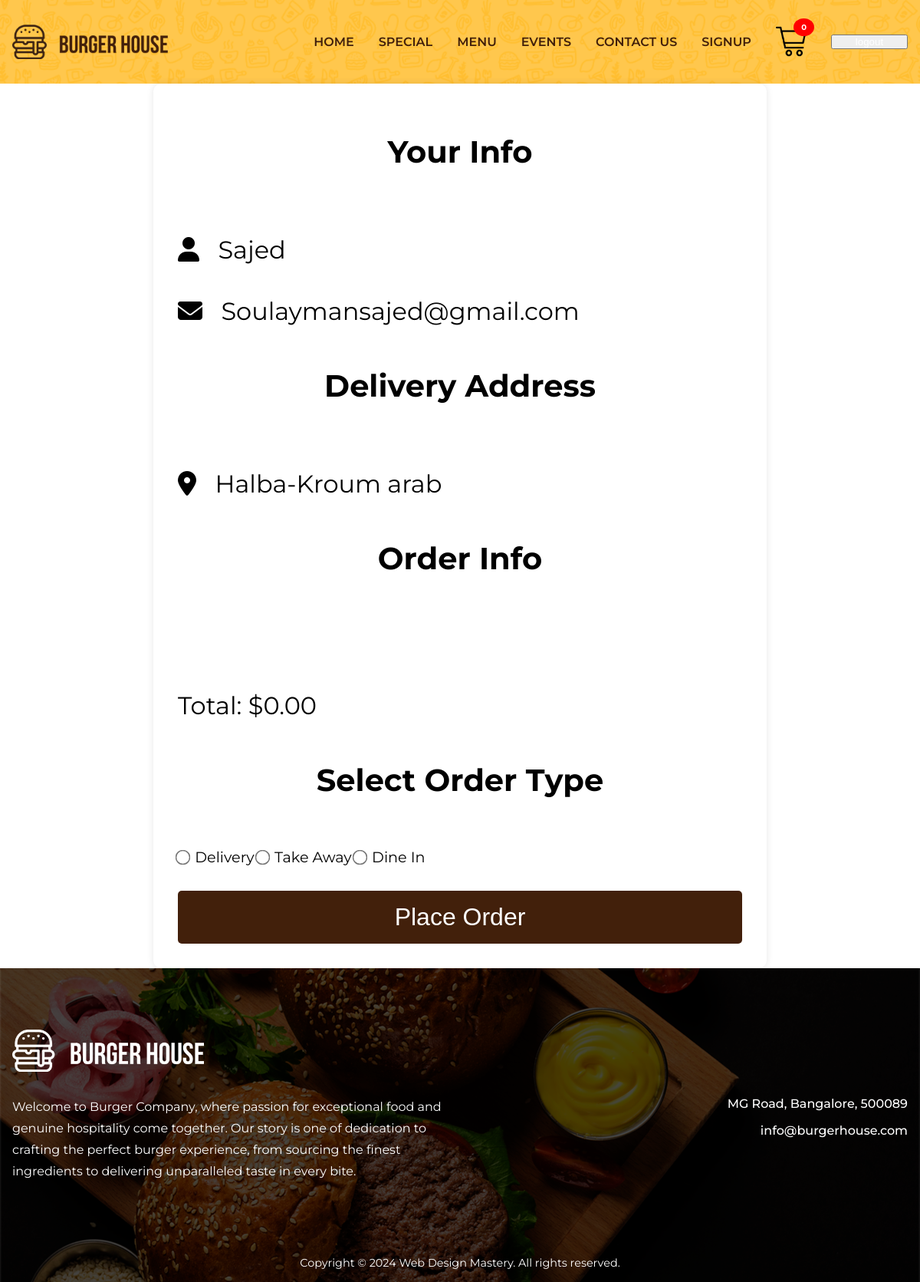
The app's page /checkout.php (signed in) with its own data.
### tables this page shows
CREATE TABLE `user` (
  `ID` int(20) NOT NULL,
  `Name` varchar(50) NOT NULL,
  `Email` varchar(50) NOT NULL,
  `Password` varchar(50) NOT NULL,
  `Address` varchar(200) NOT NULL
);

### checkout.php (the view, shortened to what this page needs)
<?php
include 'components/connection.php';
$user_id = $_SESSION['ID'];
$sql = "SELECT Name, Email, Address FROM user WHERE ID = '$user_id'";
$result = mysqli_query($con, $sql);
$user = mysqli_fetch_assoc($result);
$userName = mysqli_real_escape_string($con, $user['Name']);
$userEmail = mysqli_real_escape_string($con, $user['Email']);
$userAddress = mysqli_real_escape_string($con, $user['Address']);
$total_price = isset($_POST['total_price']) ? $_POST['total_price'] : 0;
?>
<!DOCTYPE html>
<html lang="en">
<head>
   <link rel="stylesheet" href="https://cdnjs.cloudflare.com/ajax/libs/font-awesome/6.1.1/css/all.min.css">
   <link rel="stylesheet" href="styles.css">
</head>
<body>
<header class="header">
    <nav>
        <div class="nav__header">
            <div class="nav__logo">
                <a href="#">
                    <img src="../assets/logo-dark.png" alt="logo" class="nav__logo-dark"/>
                </a>
            </div>
        </div>
        <ul class="nav__links" id="nav-links">
            <li><a href="../index..php">HOME</a></li>
            <li><a href="#special">SPECIAL</a></li>
            <li><a href="menu.php">MENU</a></li>
            <li><a href="#event">EVENTS</a></li>
            <li><a href="#contact">CONTACT US</a></li>
            <li><a href="signup.php">SIGNUP</a></li>
            <li class="cart-header">
                <a href="cart.php"><img src="../assets/cart.png" alt="Cart"/></a>
                <div class="cart-counter" id="cart-counter">0</div>
            </li>
            <li class="logout"><form action="logout.php" method post>
                <input type="submit" id="logout" value="logout">
            </form></li>
        </ul>
    </nav>
</header>
<section class="checkout">
    <form action="checkout.php" method="post">
        <div class="user-info">
            <h3>Your Info</h3>
            <p><i class="fas fa-user"></i> <span><?php echo htmlspecialchars($userName); ?></span></p>
            <p><i class="fas fa-envelope"></i> <span><?php echo htmlspecialchars($userEmail); ?></span></p>
            <h3>Delivery Address</h3>
            <p><i class="fas fa-map-marker-alt"></i> <span><?php echo htmlspecialchars($userAddress); ?></span></p>
            <h3>Order Info</h3>
            <div class="cart-items">
            </div>
            <div class="grand-total">
                <p>Total: $<span class="price"><?php echo number_format($total_price, 2); ?></span></p>
            </div>
            <h3>Select Order Type</h3>
            <input type="radio" id="delivery" name="method" value="delivery" required>
            <label for="delivery">Delivery</label>
            <input type="radio" id="take_away" name="method" value="take_away" required>
            <label for="take_away">Take Away</label>
            <input type="radio" id="dine_in" name="method" value="dine_in" required>
            <label for="dine_in">Dine In</label>
            <input type="submit" value="Place Order" class="submit-btn" name="submit">
        </div>
    </form>
</section>
<?php include'components/footer.php'; ?>
</body>
</html>

### styles.css (style rules this page uses)
:root { --primary-color: #42200b; --secondary-color: #ffc135; --tertiary-color: #df1c1c; --text-dark: #212529; --white: #ffffff; --max-width: 1200px; --header-font-1: "Alfa Slab One", serif; --header-font-2: "Bebas Neue", sans-serif; --border:.2rem solid var(--black); }
* { padding: 0; margin: 0; box-sizing: border-box; }
html, body { height: 100%; margin: 0; scroll-behavior: smooth; font-family: "Montserrat", sans-serif; }
.cart-header { position: relative; display: inline-block; width: 40px; height: 40px; }
#logout { color: white; background-color: var(--); transition: 0.3s; cursor: pointer; width: 100px; }
.cart-counter { position: absolute; top: -10px; right: -10px; background-color: red; color: white; border-radius: 50%; padding: 5px 10px; font-size: 10px; font-weight: bold; }
img { display: flex; width: 100%; }
a { text-decoration: none; transition: 0.3s; }
html, body { scroll-behavior: smooth; }
body { font-family: "Montserrat", sans-serif; }
.header { background-image: url("assets/header-bg.png"); background-position: center center; background-size: cover; background-repeat: no-repeat; }
nav { position: fixed; width: 100%; max-width: var(--max-width); margin-inline: auto; z-index: 9; }
.nav__header { padding: 1rem; display: flex; align-items: center; justify-content: space-between; background-color: var(--primary-color); }
.nav__logo img { max-width: 150px; }
.nav__logo-dark { display: none; }
.nav__links { position: absolute; top: 60px; left: 0; width: 100%; padding: 2rem; list-style: none; display: flex; align-items: center; justify-content: center; flex-direction: column; gap: 2rem; background-color: var(--primary-color); transition: 0.5s; z-index: -1; transform: translateY(-100%); }
.nav__links a { font-weight: 600; white-space: nowrap; color: var(--white); transition: 0.3s; }
@media (width > 768px) { nav { position: static; padding: 2rem 1rem; display: flex; align-items: center; justify-content: space-between; gap: 1rem; } }
@media (width > 768px) { .nav__header { padding: 0; background-color: transparent; } }
@media (width > 768px) { .nav__logo img { max-width: 250px; } }
@media (width > 768px) { .nav__logo-dark { display: flex; } }
@media (width > 768px) { .nav__links { position: static; padding: 0; flex-direction: row; justify-content: flex-end; background-color: transparent; transform: none; z-index: 1; } }
@media (width > 768px) { .nav__links a { color: var(--primary-color); } }
html, body { height: 100%; margin: 0; }

### checkout.php (style rules this page uses)
:root { --primary-color: #42200b; --secondary-color: #ffc135; --tertiary-color: #df1c1c; --text-dark: #212529; --white: #ffffff; --max-width: 1200px; --header-font-1: "Alfa Slab One", serif; --header-font-2: "Bebas Neue", sans-serif; --border:.2rem solid var(--black); }
.checkout form { max-width: 50rem; margin: 0 auto; border: var(--border); padding: 2rem; background-color: var(--white); box-shadow: 0 0 10px rgba(0, 0, 0, 0.1); border-radius: 10px; }
.checkout form h3 { font-size: 2.5rem; text-transform: capitalize; padding: 2rem 0; color: var(--black); text-align: center; border-bottom: 1px solid var(--light-color); margin-bottom: 2rem; }
.checkout form .cart-items { background-color: var(--black); padding: 2rem; padding-top: 0; border-radius: 10px; margin-bottom: 2rem; }
.checkout form .user-info p { font-size: 2rem; line-height: 1.5; padding: 1rem 0; }
.checkout form .user-info p i { color: var(--light-color); margin-right: 1rem; }
.checkout form .user-info p span { color: var(--black); }
.checkout form input[type="radio"] { transform: scale(1.5); padding-right: 6px; margin: auto 0; }
.checkout form label { font-size: 1.2em; margin: auto 0; padding-left: 5px; }
.checkout form .submit-btn { width: 100%; background: var(--primary-color); color: var(--white); padding: 1rem; font-size: 2rem; border: none; cursor: pointer; border-radius: 5px; text-align: center; margin-top: 2rem; }

### records on screen
user: Name "Sajed", Email "Soulaymansajed@gmail.com", Address "Halba-Kroum arab"

### other values on screen
$total_price "0.00"
